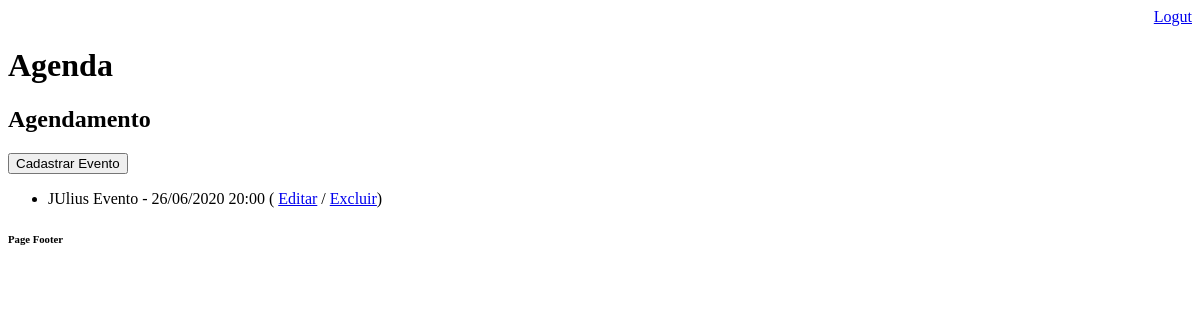
Page /agenda/ (signed in) on the earlier database version.
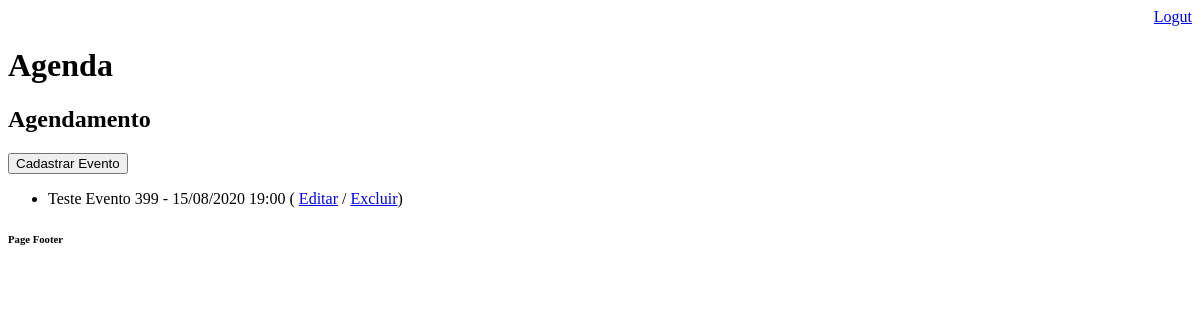
Same page on the later database version.
### core/models.py (models this page shows, shortened)
class Evento(models.Model):
    titulo = models.CharField(max_length=100)
    descricao = models.TextField(blank=True, null=True)
    data_evento = models.DateTimeField(verbose_name='Data do Evento')
    data_criacao = models.DateTimeField(auto_now=True, verbose_name='Data de Criação')
    usuario = models.ForeignKey(User, on_delete=models.CASCADE)
    class Meta:
        db_table = 'evento'
    def get_data_evento(self):
        return self.data_evento.strftime('%d/%m/%Y %H:%M')
    def get_evento_atrasado(self):
        if self.data_evento < datetime.now():
            return True
        else:
            return False

### core/views.py (the view)
# urls.py: path('agenda/', views.lista_eventos),
@login_required(login_url='/login/')
def lista_eventos(request):
    usuario = request.user
    data_atual = datetime.now() - timedelta(hours=24)
    evento = Evento.objects.filter(
        usuario=usuario,
        data_evento__gt=data_atual
    )
    dados = {'eventos': evento}
    return render(request, 'agenda.html', dados)

### Template/agenda.html (shortened to what this page needs)
{% extends "model-page.html" %}
{% block content %}
    <h2>Agendamento</h2>
    <a href="evento/">
        <button  type="button">Cadastrar Evento</button>
    </a>
    <ul>
        {% for evento in eventos %}
        <li>
            <div
                    style=>
                {{ evento.titulo }} - {{ evento.get_data_evento }}
                (   <a href="evento/?id={{ evento.id }}">Editar</a> /
                    <a href="evento/delete/{{ evento.id }}/">Excluir</a>)
            </div>
        </li>
        {% endfor %}
    </ul>
{% endblock %}

### Template/model-page.html
<!DOCTYPE html>
<html lang="en">
<head>
    {% include "model-header.html" %}
</head>
<body>
    {% block content %} {% endblock %}
    {% include "model-footer.html" %}
</body>
</html>

### Template/model-header.html (shortened to what this page needs)
    <div align="right">
        <a href="/logout">Logut</a>
    </div>
    <h1>Agenda</h1>

### Template/model-footer.html
<h6>Page Footer</h6>

Differences in the rows shown:
removed Evento: titulo "JUlius Evento", get_data_evento "26/06/2020 20:00"
added Evento: titulo "Teste Evento 399", get_data_evento "15/08/2020 19:00"
